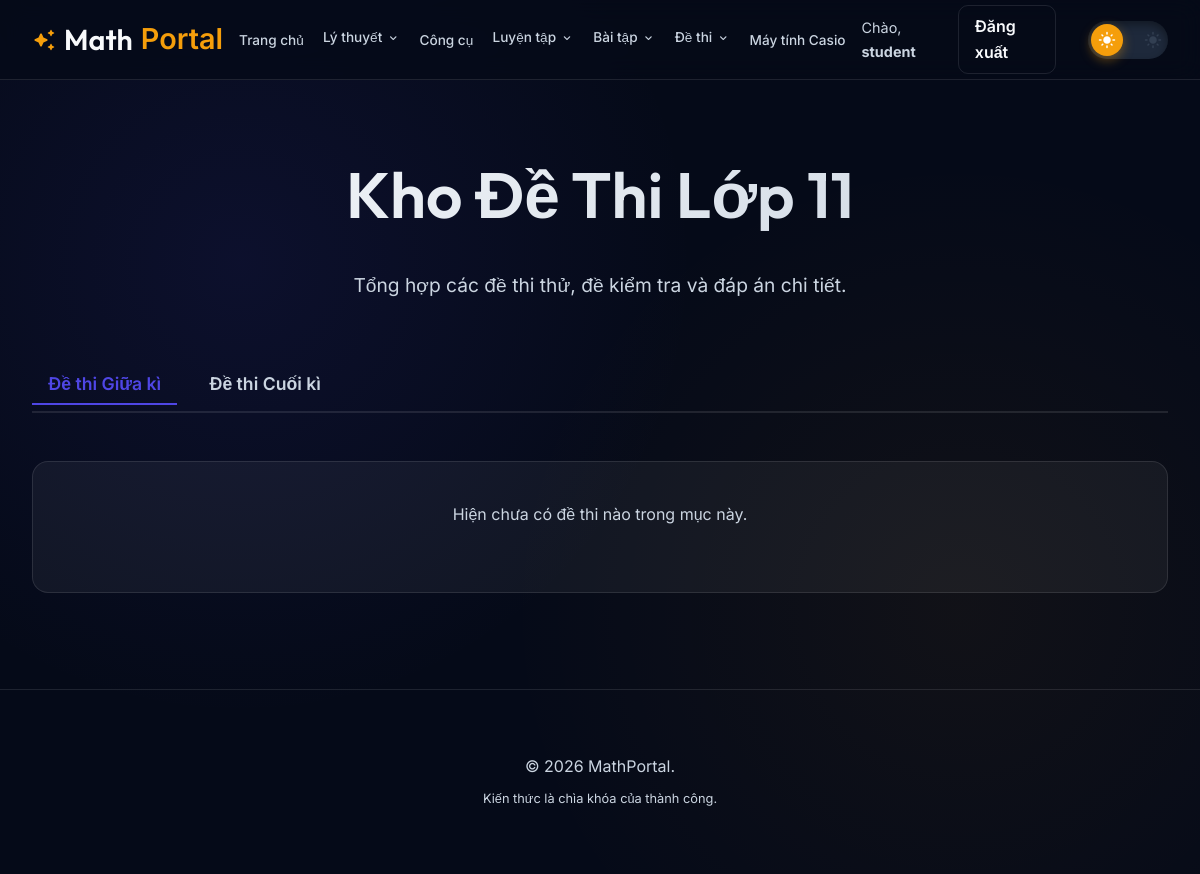
The page /exams.php?grade=11 (signed in) on the database as committed earlier.
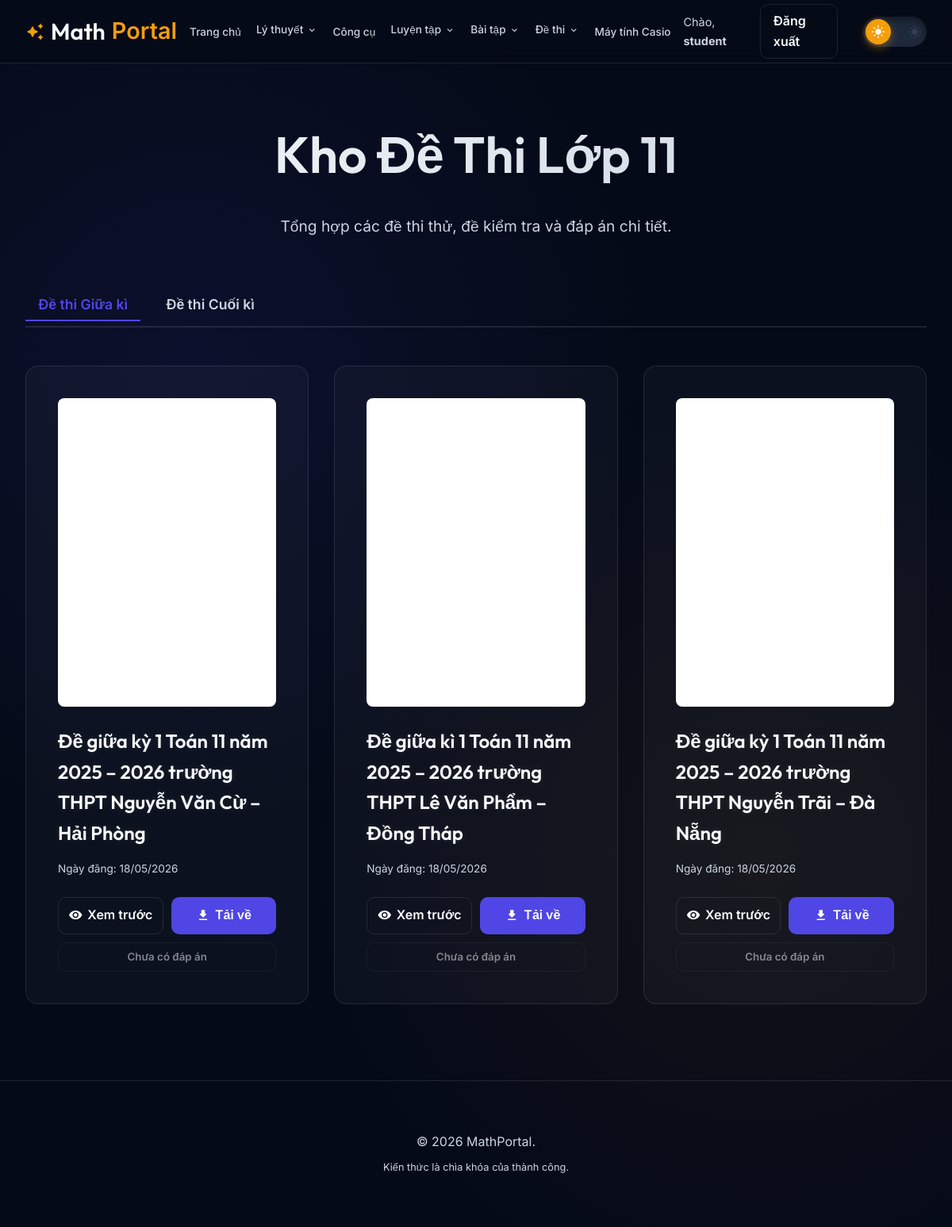
The same page on the database as committed later.
### tables this page shows
CREATE TABLE `exams` (
  `id` int(11) NOT NULL,
  `title` varchar(255) NOT NULL,
  `question_file` varchar(255) NOT NULL,
  `original_q_name` varchar(255) DEFAULT NULL,
  `answer_file` varchar(255) DEFAULT NULL,
  `original_a_name` varchar(255) DEFAULT NULL,
  `teacher_id` int(11) NOT NULL,
  `created_at` timestamp NOT NULL DEFAULT current_timestamp(),
  `grade` int(11) NOT NULL DEFAULT 12,
  `category` varchar(50) DEFAULT 'midterm'
);

### exams.php (the view, shortened to what the changed rows need)
<?php
include 'includes/header.php';
$grade_param = isset($_GET['grade']) ? $_GET['grade'] : '12';
$is_thpt = ($grade_param === 'thpt');
if (!$is_thpt) {
    $grade = intval($grade_param);
    $stmt = $pdo->prepare("SELECT * FROM exams WHERE grade = ? AND category IN ('midterm', 'final') ORDER BY created_at DESC");
    $stmt->execute([$grade]);
} else {
    $grade = 'THPT';
    $stmt = $pdo->prepare("SELECT * FROM exams WHERE category LIKE 'thpt_%' ORDER BY created_at DESC");
    $stmt->execute();
}
$exams = $stmt->fetchAll();
$grouped_exams = [];
foreach ($exams as $e) {
    $cat = $e['category'];
    if (!isset($grouped_exams[$cat])) {
        $grouped_exams[$cat] = [];
    }
    $grouped_exams[$cat][] = $e;
}
if ($is_thpt) {
    $tabs = [
        'thpt_mock' => 'Đề thi thử THPT',
        'thpt_official' => 'Đề THPT chính thức',
        'thpt_dgnl' => 'Đánh giá năng lực',
        'thpt_prep' => 'Tài liệu ôn thi'
    ];
} else {
    $tabs = [
        'midterm' => 'Đề thi Giữa kì',
        'final' => 'Đề thi Cuối kì'
    ];
}
?>
<main class="container">
    <section class="hero animate" style="padding: 4rem 0 2rem;">
        <h1>Kho Đề Thi <?php echo $is_thpt ? 'THPT Quốc Gia' : 'Lớp ' . $grade; ?></h1>
    </section>
    <div class="tabs-container animate" style="display: flex; gap: 1rem; border-bottom: 2px solid var(--glass-border); margin-bottom: 2rem; overflow-x: auto; padding-bottom: 0.5rem;">
        <?php
        $first_tab = true;
        foreach ($tabs as $key => $label):
            $active = $first_tab ? 'active' : '';
        ?>
            <button class="tab-btn <?php echo $active; ?>" data-target="tab-<?php echo $key; ?>" style="background: none; border: none; color: <?php echo $first_tab ? 'var(--primary)' : 'var(--text-muted)'; ?>; font-weight: 600; font-size: 1.1rem; padding: 0.5rem 1rem; cursor: pointer; transition: all 0.3s ease; white-space: nowrap; border-bottom: 2px solid <?php echo $first_tab ? 'var(--primary)' : 'transparent'; ?>; margin-bottom: -2px;">
                <?php echo $label; ?>
            </button>
        <?php
        $first_tab = false;
        endforeach;
        ?>
    </div>
    <?php
    $first_content = true;
    foreach ($tabs as $key => $label):
        $display = $first_content ? 'block' : 'none';
        $items = $grouped_exams[$key] ?? [];
    ?>
        <div id="tab-<?php echo $key; ?>" class="tab-content animate" style="display: <?php echo $display; ?>;">
            <div class="grid">
                <?php if (empty($items)): ?>
                    <div class="card" style="grid-column: 1/-1; text-align: center; background: var(--glass-bg);">
                        <p style="color: var(--text-muted);">Hiện chưa có đề thi nào trong mục này.</p>
                    </div>
                <?php else: ?>
                    <?php foreach ($items as $e): ?>
                        <div class="card" style="transition: transform 0.3s ease, box-shadow 0.3s ease;">
                            <?php
                                $is_q_pdf = strtolower(pathinfo($e['question_file'], PATHINFO_EXTENSION)) === 'pdf';
                            ?>
                            <?php if ($is_q_pdf): ?>
                                <div style="position: relative; width: 100%; aspect-ratio: 1/1.414; border-radius: 8px; overflow: hidden; background: #fff; margin-bottom: 1.5rem; border: 1px solid var(--glass-border);">
                                    <iframe src="<?php echo htmlspecialchars($e['question_file']); ?>#toolbar=0&navpanes=0&scrollbar=0&view=FitH" style="position: absolute; top: 0; left: 0; width: 250%; height: 250%; border: none; pointer-events: none; transform: scale(0.4); transform-origin: top left;"></iframe>
                                    <a href="<?php echo htmlspecialchars($e['question_file']); ?>" target="_blank" style="position: absolute; inset: 0; z-index: 10; display: flex; align-items: center; justify-content: center; background: rgba(0,0,0,0); transition: background 0.3s; text-decoration: none;" onmouseover="this.style.background='rgba(0,0,0,0.5)'; this.children[0].style.opacity='1'; this.children[0].style.transform='scale(1)';" onmouseout="this.style.background='rgba(0,0,0,0)'; this.children[0].style.opacity='0'; this.children[0].style.transform='scale(0.8)';">
                                    </a>
                                </div>
                            <?php else: ?>
                                <div class="card-icon" style="background: rgba(245, 158, 11, 0.1);">
                                    <span class="material-icons-round" style="color: var(--accent);">assignment</span>
                                </div>
                            <?php endif; ?>
                            <h3><?php echo htmlspecialchars($e['title']); ?></h3>
                            <p style="font-size: 0.85rem; color: var(--text-muted); margin-bottom: 1.5rem;">
                                Ngày đăng: <?php echo date('d/m/Y', strtotime($e['created_at'])); ?>
                            </p>
                            <div style="display: flex; flex-direction: column; gap: 10px;">
                                <?php
                                    $q_name = $e['original_q_name'] ?: $e['title'];
                                ?>
                                <div style="display: grid; grid-template-columns: 1fr 1fr; gap: 10px;">
                                    <a href="<?php echo htmlspecialchars($e['question_file']); ?>" target="_blank" class="btn btn-outline" style="display: flex; align-items: center; justify-content: center; gap: 6px; padding: 0.6rem;">
                                        <span class="material-icons-round" style="font-size: 18px;">visibility</span> Xem trước
                                    </a>
                                    <a href="download.php?file=<?php echo urlencode($e['question_file']); ?>&name=<?php echo urlencode($q_name); ?>" class="btn btn-primary" style="display: flex; align-items: center; justify-content: center; gap: 6px; padding: 0.6rem;">
                                        <span class="material-icons-round" style="font-size: 18px;">file_download</span> Tải về
                                    </a>
                                </div>
                                <?php if ($e['answer_file']): ?>
                                    <?php
                                        $a_ext = pathinfo($e['answer_file'], PATHINFO_EXTENSION);
                                        $a_name = $e['original_a_name'] ?: 'Dap-an-' . $e['title'];
                                        if (pathinfo($a_name, PATHINFO_EXTENSION) !== $a_ext) {
                                            $a_name .= '.' . $a_ext;
                                        }
                                    ?>
                                    <div style="display: grid; grid-template-columns: 1fr 1fr; gap: 10px;">
                                        <a href="<?php echo htmlspecialchars($e['answer_file']); ?>" target="_blank" class="btn btn-outline" style="display: flex; align-items: center; justify-content: center; gap: 6px; padding: 0.6rem; opacity: 0.85;">
                                            <span class="material-icons-round" style="font-size: 18px;">visibility</span> Xem đáp án
                                        </a>
                                        <a href="download.php?file=<?php echo urlencode($e['answer_file']); ?>&name=<?php echo urlencode($a_name); ?>" class="btn btn-outline" style="display: flex; align-items: center; justify-content: center; gap: 6px; padding: 0.6rem;">
                                            <span class="material-icons-round" style="font-size: 18px;">description</span> Tải đáp án
                                        </a>
                                    </div>
                                <?php else: ?>
                                    <button class="btn btn-outline" disabled style="opacity: 0.5; cursor: not_allowed; padding: 0.6rem;">Chưa có đáp án</button>
                                <?php endif; ?>
                            </div>
                        </div>
                    <?php endforeach; ?>
                <?php endif; ?>
            </div>
        </div>
    <?php
    $first_content = false;
    endforeach;
    ?>
</main>
<?php include 'includes/footer.php'; ?>

Rows that differ between the two databases and show on the page:
added exams: title "Đề giữa kỳ 1 Toán 11 năm 2025 – 2026 trường THPT Nguyễn Văn Cừ – Hải Phòng", created_at "18/05/2026", answer_file "Chưa có đáp án"
added exams: title "Đề giữa kì 1 Toán 11 năm 2025 – 2026 trường THPT Lê Văn Phẩm – Đồng Tháp", created_at "18/05/2026", answer_file "Chưa có đáp án"
added exams: title "Đề giữa kỳ 1 Toán 11 năm 2025 – 2026 trường THPT Nguyễn Trãi – Đà Nẵng", created_at "18/05/2026", answer_file "Chưa có đáp án"
Other text that changed with them:
list line gone: "Hiện chưa có đề thi nào trong mục này."
